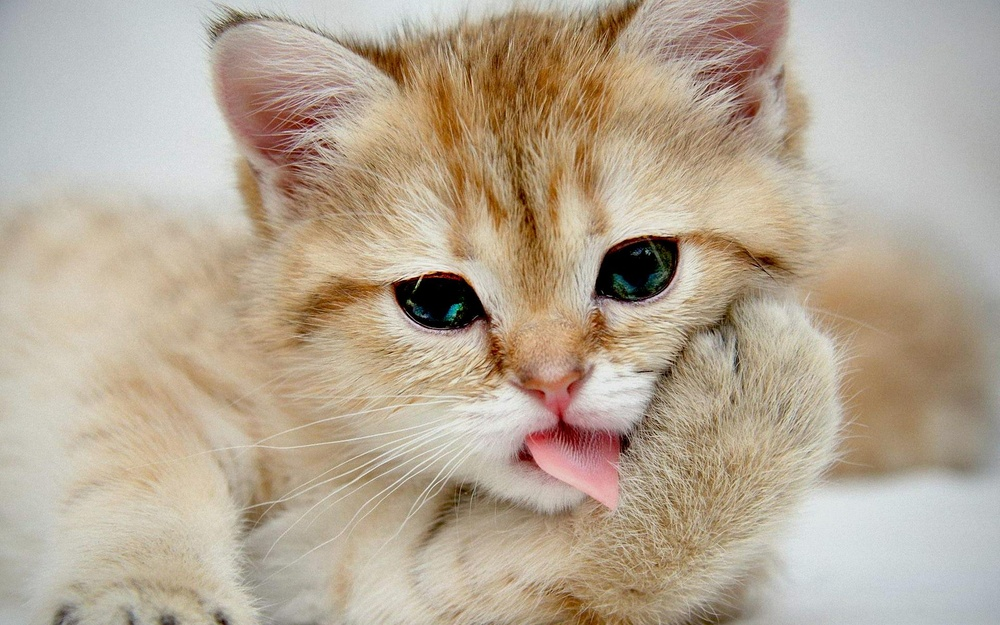
#> input picture cat1.jpg, 1000 x 625 px, shrunk from 1920 x 1200 before the run
$ python '猫脸检测.py'
#> lines starting #> are read from the running program, lines starting #| are printed output that depends on the picture; after the words box and inside, x2 and y2 are one past the last pixel; in counts of white or black regions, pixels touching at a corner belong together
# -*- coding: utf-8 -*-
"""
Created on Fri Apr 20 19:46:26 2018

@author: Windows
"""


# -*- coding=utf-8 -*-
import cv2
# 加载猫脸检测器
catPath = "haarcascade_frontalcatface.xml"
faceCascade = cv2.CascadeClassifier(catPath)
# 读取图片并灰度化
img = cv2.imread("cat1.jpg")
#> img is the input picture: shape (625, 1000, 3); mean B, G, R 148.7, 167.6, 182.2
gray = cv2.cvtColor(img, cv2.COLOR_BGR2GRAY)
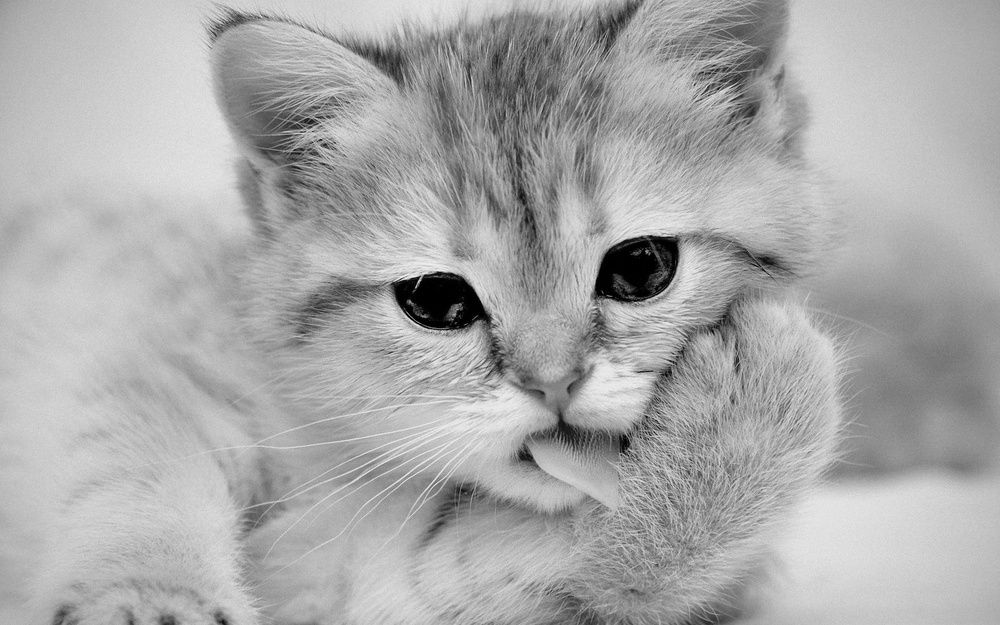
#> gray: shape (625, 1000); min 0, max 249, mean 169.8
# 猫脸检测
faces = faceCascade.detectMultiScale(
    gray,
    scaleFactor= 1.02,
    minNeighbors=3,
    minSize=(150, 150),
    flags=cv2.CASCADE_SCALE_IMAGE
)
#> faces = [[312, 102, 449, 449]]
# 框出猫脸并加上文字说明
for (x, y, w, h) in faces:
    cv2.rectangle(img, (x, y), (x+w, y+h), (0, 0, 255), 2)
    cv2.putText(img,'Cat',(x,y-7), 3, 1.2, (0, 255, 0), 2, cv2.LINE_AA)
#> this loop made 1 pass
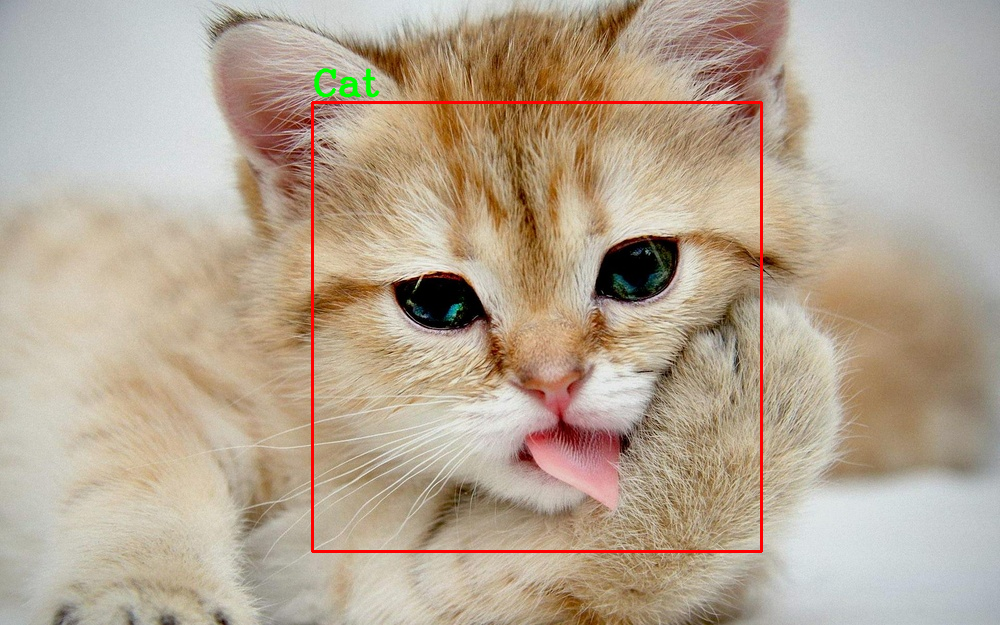
#> img: shape (625, 1000, 3); 1.02% of pixels changed, all inside (x1, y1, x2, y2) = (311, 68, 763, 553)
# 显示图片并保存
cv2.imshow('Cat?', img)
cv2.imwrite("cat.jpg",img)
c = cv2.waitKey(0)
#> (key Esc is pressed here)
